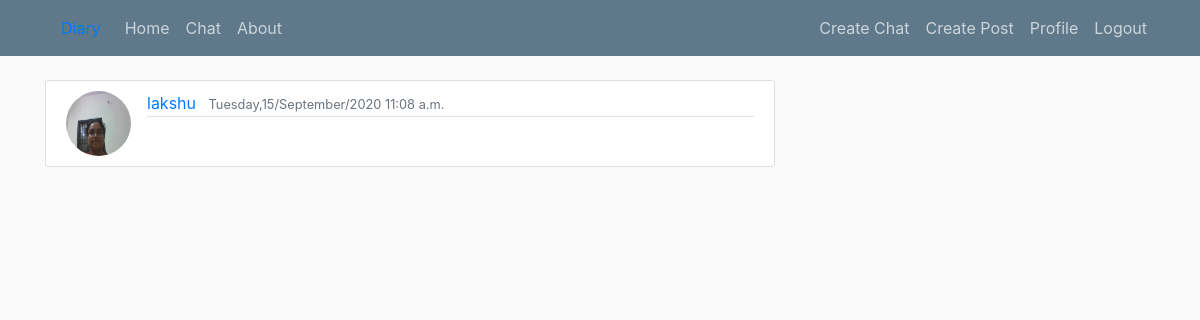
Before: /?username=girish/chat/ (signed in) with the older database file.
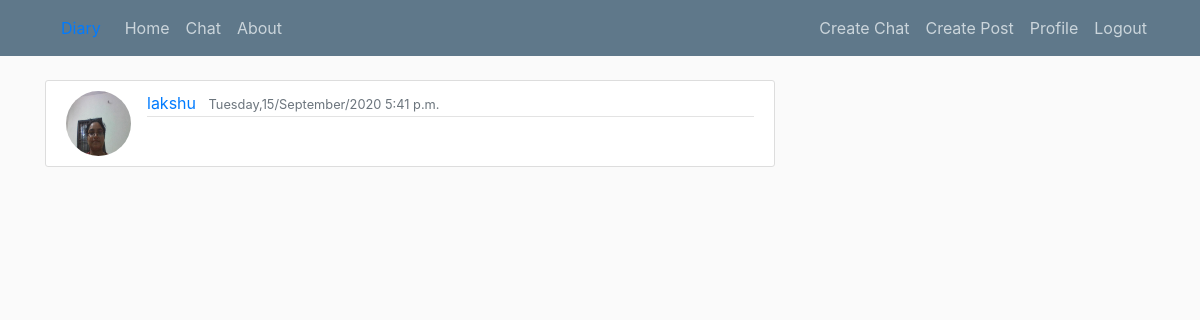
After: the same page with the newer database file.
### chatapp/models.py (models this page shows, shortened)
class ChatP2P(models.Model):
    key = models.UUIDField(default=uuid.uuid4,primary_key=True)
    user1 = models.ForeignKey(User,on_delete=models.CASCADE,related_name="user1",null=True,blank=True)
    user2 = models.ForeignKey(User, on_delete=models.CASCADE,related_name="user2",null=True,blank=True)
    username1=models.CharField(max_length=100,null=True,blank=True)
    username2 = models.CharField(max_length=100,null=True,blank=True)
    last_msg_time=models.DateTimeField(auto_now=True)
    last_msg_from=models.ForeignKey(User,on_delete=models.CASCADE,related_name="last_from",blank=True,null=True)
    creator=models.CharField(max_length=100,null=True,blank=True)
    iv=models.BinaryField(default=urandom(16))
    last_msg=models.UUIDField(null=True,blank=True)
    last_msg_1=models.UUIDField(null=True,blank=True)
    last_msg_2 = models.UUIDField(null=True, blank=True)

### users/models.py (models this page shows, shortened)
class Profile(models.Model):
    user=models.OneToOneField(User,on_delete=models.CASCADE)
    image=models.ImageField(default='image_profile/girish.jpeg',upload_to='profile_pic')
    is_online=models.BooleanField(default=False)

### chatapp/views.py (the view)
# urls.py: path('',views.ChatListView.as_view(),name="chat-home"),
class ChatListView(LoginRequiredMixin,ListView):
    template_name = 'chatapp/home.html'
    model = ChatP2P
    context_object_name = 'chats'
    ordering=['-last_msg_time']
    def get_queryset(self):
        queryset=super(ChatListView, self).get_queryset()
        queryset1=queryset.filter(user1=self.request.user)
        queryset2=queryset.filter(user2=self.request.user)
        queryset=queryset1 | queryset2
        return queryset

### chatapp/templates/chatapp/home.html (shortened to what this page needs)
{% extends 'blogapp/base.html' %}
{% block content %}
    {% for chat in chats%}
       <article class="media content-section">
            {% if request.user == chat.user1 %}
                <img class="rounded-circle article-img" src="{{ chat.user2.profile.image.url }}">
           {% else %}
                <img class="rounded-circle article-img" src="{{ chat.user1.profile.image.url }}">
           {% endif %}
           <div class="media-body">
               <div class="article-metadata">
               {% if request.user == chat.user1 %}
                   <a class="mr-2" href={% url 'chat-view' request.user.username chat.pk %}#{{ chat.last_msg_1 }}>{{ chat.user2.username }}</a>
               {% else %}
                   <a class="mr-2" href={% url 'chat-view' request.user.username chat.pk %}#{{ chat.last_msg_2 }}>{{ chat.user1.username }}</a>
               {% endif %}
               <small class="text-muted">{{ chat.last_msg_time|date:'l,j/F/Y'}} {{ chat.last_msg_time|time:'P'}}</small>
               </div>
           </div>
       </article>
    {% endfor %}
{% endblock %}

### blogapp/templates/blogapp/base.html (shortened to what this page needs)
{% load static %}
<!DOCTYPE html>
<html lang="en">
<head>
    <link rel="stylesheet" href="https://maxcdn.bootstrapcdn.com/bootstrap/4.0.0/css/bootstrap.min.css">
    <link rel="stylesheet" type="text/css" href="{% static 'blogapp/main.css' %}">
</head>
<body>
    <header class="site-header">
      <nav class="navbar navbar-expand-md navbar-dark bg-steel fixed-top">
        <div class="container">
          {% if request.user.is_authenticated %}
              <a class="nav-item nav-link" href={% url 'blog-home' request.user.username %}>Diary</a>
          {% endif %}
          <div class="collapse navbar-collapse" id="navbarToggle">
            <div class="navbar-nav mr-auto">
                {% if request.user.is_authenticated %}
                    <a class="nav-item nav-link" href={% url 'blog-home' request.user.username %}>Home</a>
                    <a class="nav-item nav-link" href={% url 'chat-home' request.user.username %}>Chat</a>
                {% endif %}
              <a class="nav-item nav-link" href={% url 'blog-about' %}>About</a>
            </div>
            <div class="navbar-nav">
                {% if request.user.is_authenticated %}
                    <a class="nav-item nav-link" href={% url 'chat-create' request.user.username %}>Create Chat</a>
                    <a class="nav-item nav-link" href={% url 'post-create' request.user.username %}>Create Post</a>
                    <a class="nav-item nav-link" href={% url 'profile' request.user.username %}>Profile</a>
                    <a class="nav-item nav-link" href={% url 'logout' %}>Logout</a>
                {% else %}
                    <a class="nav-item nav-link" href={% url 'login' %}>Login</a>
                    <a class="nav-item nav-link" href={% url 'register' %}>Register</a>
                {% endif %}
            </div>
          </div>
        </div>
      </nav>
    </header>
    <main role="main" class="container">
      <div class="row">
        <div class="col-md-8">
          {% block content %}{% endblock %}
        </div>
      </div>
    </main>
</body>
</html>

### blogapp/static/blogapp/main.css (style rules this page uses)
body { background: #fafafa; color: #333333; margin-top: 5rem; }
.bg-steel { background-color: #5f788a; }
.site-header .navbar-nav .nav-link { color: #cbd5db; }
.content-section { background: #ffffff; padding: 10px 20px; border: 1px solid #dddddd; border-radius: 3px; margin-bottom: 20px; }
.article-img { height: 65px; width: 65px; margin-right: 16px; }
.article-metadata { padding-bottom: 1px; margin-bottom: 4px; border-bottom: 1px solid #e3e3e3 }

Changed rows visible on the page:
changed ChatP2P "lakshu": last_msg_time "11:08 a.m." → "5:41 p.m."
